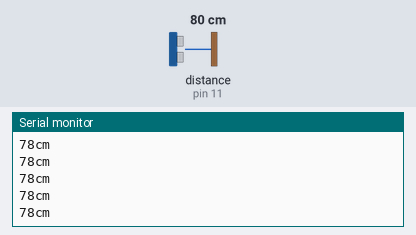
Recording of a sketch running on a simulated Arduino Uno, built with avr-gcc and run on an emulated ATmega328P. Parts: the last lines printed to the serial monitor. Wiring (inferred from the names in the program): ultrasonic range finder: trigger pin 12; echo pin 11. The inputs (shaded band) are chosen by the test bench; at power-on: distance to the obstacle (sensor on pin 11) 80 cm. The echo pulse lasts 58.3 µs per cm.

Above: at 1.2 s.
1.3 s: distance to the obstacle (sensor on pin 11) set to 60 cm
At 1.6 s:
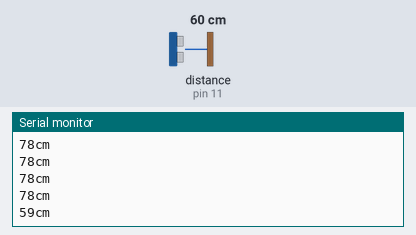
4.3 s: distance to the obstacle (sensor on pin 11) set to 2 cm
At 4.46 s:
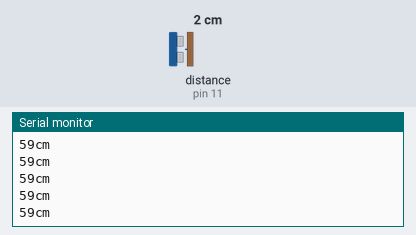
Timing chart, 0 to 7.3 s (numbered marks = the images above; inputs shaded):
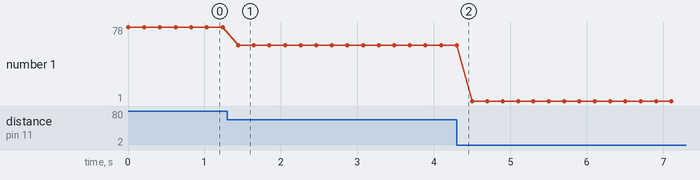

The sketch:

Cam_bien_sieu_am.ino
```cpp
// CHƯƠNG TRÌNH THỬ ĐẶC TÍNH CỦA CẢM BIẾN SIÊU ÂM
const int trig = 12;//chân trig của HC-SR04
const int echo = 11;//chân echo của HC-SR04
void setup()
{
  Serial.begin(9600);//giao tiếp Serial với baudrate 9600
  pinMode(trig,OUTPUT);//chân trig sẽ phát tín hiệu
  pinMode(echo,INPUT);//chân echo sẽ nhận tín hiệu
}
void loop()
{
  unsigned long duration;//biến đo thời gian
  int distance;//biến lưu khoảng cách
  /* phát xung từ chân trig */
  digitalWrite(trig,0);//tắt chân trig
  delayMicroseconds(2);
  digitalWrite(trig,1);// phát xung từ chân trig
  delayMicroseconds(5);// xung có độ dài 5 microSeconds
  digitalWrite(trig,0);//tắt chân trig
  /*tính toán thời gian*/
  duration = pulseIn(echo,HIGH);//đo độ rộng xung HIGH ở chân echo.
  distance = int(duration/2/29.412);//tính khoảng cách đến vật.
  /*in kết quả ra Serial monitor*/
  Serial.print(distance);
  Serial.println("cm");
  delay(200);
}
```

Measured:
- after the input at 1.3 s, the serial monitor: prints a new line after 0.14 s (image 1)
- plotted number 1: 78 → 59 after the input at 1.3 s, 59 → 1 after the input at 4.3 s
